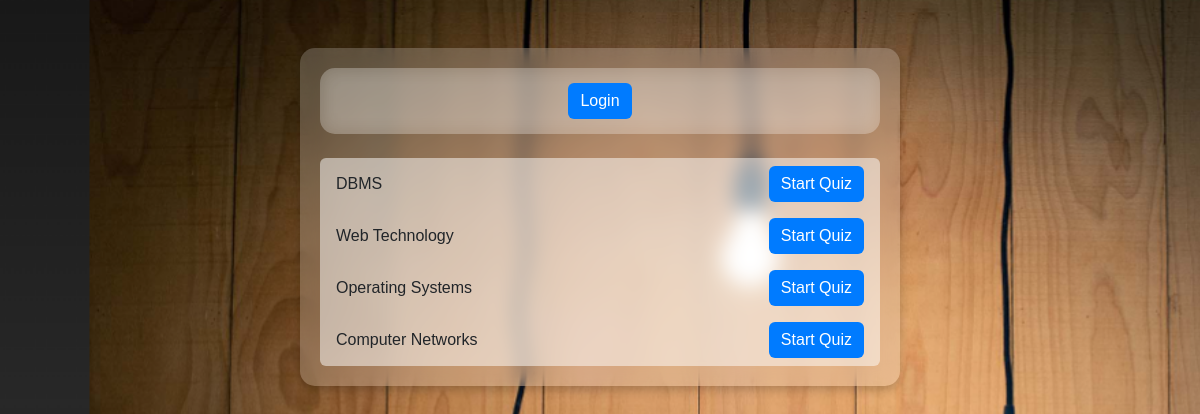
The page / on the database its author committed.
### tables this page shows
CREATE TABLE `topics` (
  `id` int(11) NOT NULL,
  `name` varchar(255) NOT NULL
);

### index.php (the view, shortened to what this page needs)
<?php
include 'db.php';
$query = "SELECT DISTINCT id, name FROM topics";
$result = $conn->query($query);
?>
<!DOCTYPE html>
<html lang="en">
<head>
    <link href="https://cdn.jsdelivr.net/npm/bootstrap@5.3.0/dist/css/bootstrap.min.css" rel="stylesheet">
</head>
<body>
<div class="container mt-5">
    <div class="auth-container">
        <?php if (isset($_SESSION["username"])): ?>
            <a href="logout.php" class="btn btn-danger">Logout (<?php echo $_SESSION["username"]; ?>)</a>
        <?php else: ?>
            <a href="login.php" class="btn btn-primary">Login</a>
        <?php endif; ?>
    </div>
    <?php if ($result->num_rows > 0): ?>
        <ul class="list-group mt-4">
            <?php while ($row = $result->fetch_assoc()) { ?>
                <li class="list-group-item d-flex justify-content-between align-items-center">
                    <span><?php echo htmlspecialchars($row['name']); ?></span>
                    <a href="quiz.php?topic_id=<?php echo $row['id']; ?>" class="btn btn-primary">Start Quiz</a>
                </li>
            <?php } ?>
        </ul>
    <?php else: ?>
        <div class="alert alert-warning mt-3">No topics found. Please add topics to the database.</div>
    <?php endif; ?>
</div>
</body>
</html>

### index.php (style rules this page uses)
body { background: url('assets/img/index.png') no-repeat center center fixed; background-size: cover; font-family: Arial, sans-serif; }
.container { background: rgba(255, 255, 255, 0.2); padding: 20px; border-radius: 15px; box-shadow: 0 4px 10px rgba(0, 0, 0, 0.2); backdrop-filter: blur(10px); margin-top: 50px; max-width: 600px; text-align: center; }
.list-group-item { background: rgba(255, 255, 255, 0.5); border: none; transition: all 0.3s ease-in-out; }
.auth-container { background: rgba(255, 255, 255, 0.2); backdrop-filter: blur(10px); padding: 15px; border-radius: 15px; display: flex; justify-content: center; }
.btn-primary { background: #007bff; border: none; transition: background 0.3s ease-in-out; }

### rows shown on the page
topics: name "DBMS"
topics: name "Web Technology"
topics: name "Operating Systems"
topics: name "Computer Networks"
